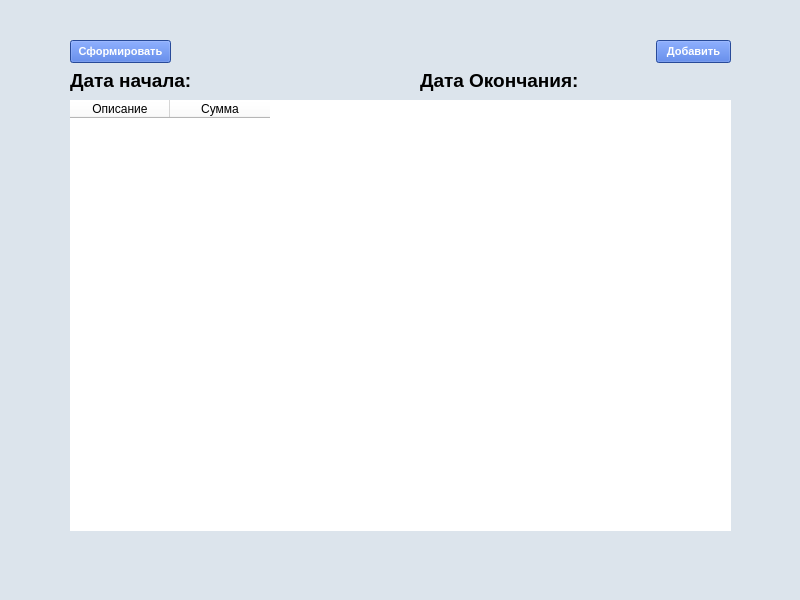
<?xml version="1.0" encoding="UTF-8"?>
<ui version="4.0">
 <class>MainWindow</class>
 <widget class="QMainWindow" name="MainWindow">
  <property name="geometry">
   <rect>
    <x>0</x>
    <y>0</y>
    <width>800</width>
    <height>600</height>
   </rect>
  </property>
  <property name="windowTitle">
   <string>MainWindow</string>
  </property>
  <property name="styleSheet">
   <string notr="true">background-color:rgb(220, 228, 236)</string>
  </property>
  <widget class="QWidget" name="centralwidget">
   <widget class="QTableWidget" name="tableWidget">
    <property name="geometry">
     <rect>
      <x>70</x>
      <y>100</y>
      <width>661</width>
      <height>431</height>
     </rect>
    </property>
    <property name="styleSheet">
     <string notr="true">background-color:white;
border: 0px;</string>
    </property>
    <column>
     <property name="text">
      <string>Описание</string>
     </property>
    </column>
    <column>
     <property name="text">
      <string>Сумма</string>
     </property>
    </column>
   </widget>
   <widget class="QLabel" name="label">
    <property name="geometry">
     <rect>
      <x>70</x>
      <y>70</y>
      <width>121</width>
      <height>21</height>
     </rect>
    </property>
    <property name="font">
     <font>
      <family>Segoe UI</family>
      <pointsize>14</pointsize>
      <weight>75</weight>
      <bold>true</bold>
     </font>
    </property>
    <property name="styleSheet">
     <string notr="true">color: #NH737M;</string>
    </property>
    <property name="text">
     <string>Дата начала:</string>
    </property>
   </widget>
   <widget class="QLabel" name="label_2">
    <property name="geometry">
     <rect>
      <x>420</x>
      <y>70</y>
      <width>161</width>
      <height>21</height>
     </rect>
    </property>
    <property name="font">
     <font>
      <family>Segoe UI</family>
      <pointsize>14</pointsize>
      <weight>75</weight>
      <bold>true</bold>
     </font>
    </property>
    <property name="styleSheet">
     <string notr="true">color: #NH737M;</string>
    </property>
    <property name="text">
     <string>Дата Окончания:</string>
    </property>
   </widget>
   <widget class="QPushButton" name="pushButton_create">
    <property name="geometry">
     <rect>
      <x>70</x>
      <y>40</y>
      <width>101</width>
      <height>23</height>
     </rect>
    </property>
    <property name="font">
     <font>
      <family>Segoe UI</family>
      <pointsize>-1</pointsize>
      <weight>75</weight>
      <bold>true</bold>
      <underline>false</underline>
      <strikeout>false</strikeout>
     </font>
    </property>
    <property name="styleSheet">
     <string notr="true">QPushButton
{
   background-color:rgb(56, 103, 214);
  color: white;
  text-align: center;
  text-decoration: none;
  display: inline-block;
  font-size: 11px;
}
  QPushButton:hover
{
  background-color:#4b7bec;
  mouse:pointer;
}
QPushButton:pressed {
    background-color: rgb(50, 91, 189);
	border-width: 2px;
    border-style: rgba(0, 0, 0, 0.4);
}
QPushButton:disabled{
	background-color:rgba(56, 103, 214, 0.6);
    border-style: inset;
}</string>
    </property>
    <property name="text">
     <string>Сформировать</string>
    </property>
   </widget>
   <widget class="QPushButton" name="pushButton_add">
    <property name="geometry">
     <rect>
      <x>656</x>
      <y>40</y>
      <width>75</width>
      <height>23</height>
     </rect>
    </property>
    <property name="font">
     <font>
      <family>Segoe UI</family>
      <pointsize>-1</pointsize>
      <weight>75</weight>
      <bold>true</bold>
      <underline>false</underline>
      <strikeout>false</strikeout>
     </font>
    </property>
    <property name="styleSheet">
     <string notr="true">QPushButton
{
   background-color:rgb(56, 103, 214);
  color: white;
  text-align: center;
  text-decoration: none;
  display: inline-block;
  font-size: 11px;
}
  QPushButton:hover
{
  background-color:#4b7bec;
  mouse:pointer;
}
QPushButton:pressed {
    background-color: rgb(50, 91, 189);
	border-width: 2px;
    border-style: rgba(0, 0, 0, 0.4);
}
QPushButton:disabled{
	background-color:rgba(56, 103, 214, 0.6);
    border-style: inset;
}</string>
    </property>
    <property name="text">
     <string>Добавить</string>
    </property>
   </widget>
  </widget>
  <widget class="QStatusBar" name="statusbar"/>
 </widget>
 <resources/>
 <connections/>
</ui>
